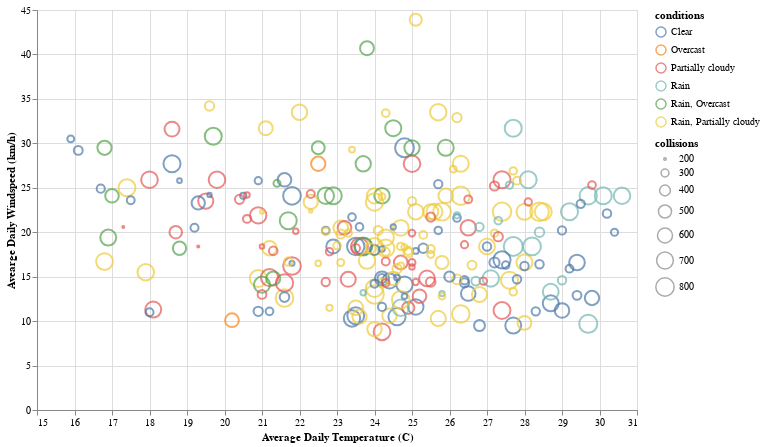

Notebook cell for this chart:
### Code cell
alt.Chart(coll_weather).mark_point().encode(
    alt.X('temp:Q').title('Average Daily Temperature (C)').scale(domain=[15, 31]),
    alt.Y('windspeed:Q').title('Avearge Daily Windspeed (km/h)'),
    alt.Color('conditions'),#.scale(scale),
    alt.Size('collisions').scale(domain=[196, 845]),
).properties(
    width=600,
    height=400
)

### Figure 1 — Vega-Lite specification as saved in the notebook (floating-point values rounded to 4 significant figures; data arrays with more than 128 entries replaced by an {"elided": "..."} marker saying what was removed)
{"config": {"view": {"continuousWidth": 300, "continuousHeight": 300}}, "data": {"name": "data-808de61815429b5c772e1d85c8759791"}, "mark": {"type": "point"}, "encoding": {"color": {"field": "conditions", "type": "nominal"}, "size": {"field": "collisions", "scale": {"domain": [196, 845]}, "type": "quantitative"}, "x": {"field": "temp", "scale": {"domain": [15, 31]}, "title": "Average Daily Temperature (C)", "type": "quantitative"}, "y": {"field": "windspeed", "title": "Avearge Daily Windspeed (km/h)", "type": "quantitative"}}, "height": 400, "width": 600, "$schema": "https://vega.github.io/schema/vega-lite/v5.8.0.json", "datasets": {"data-808de61815429b5c772e1d85c8759791": {"elided": "244 records"}}}
